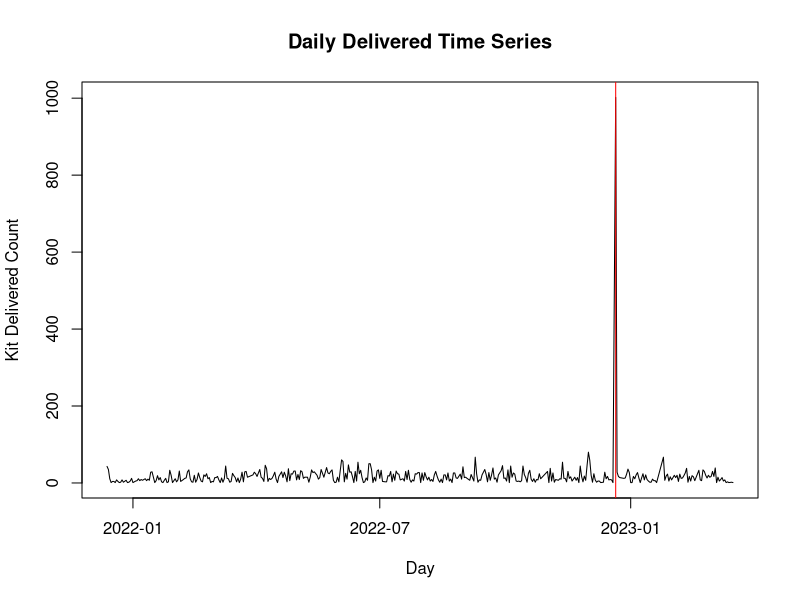
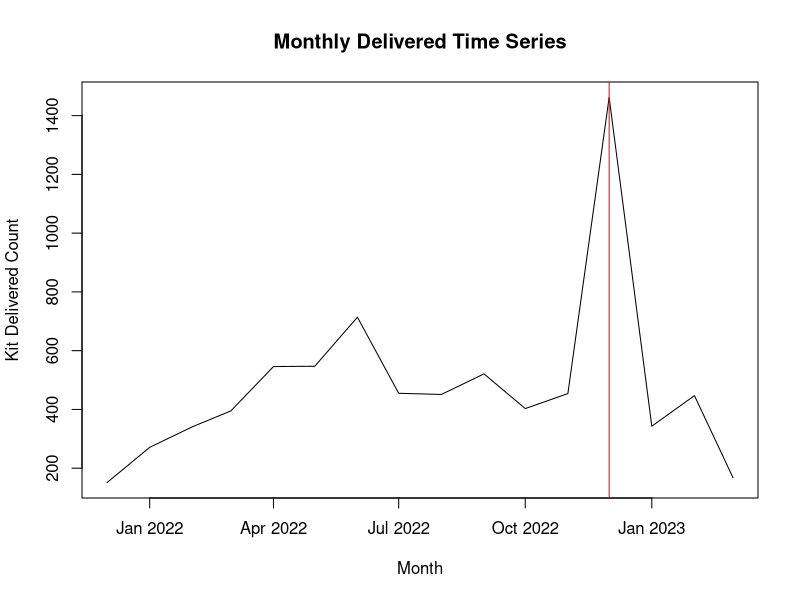
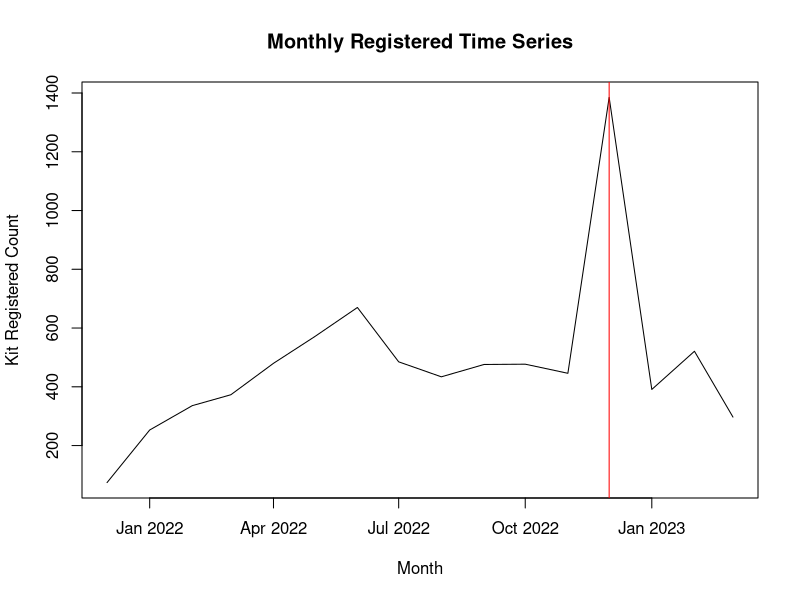
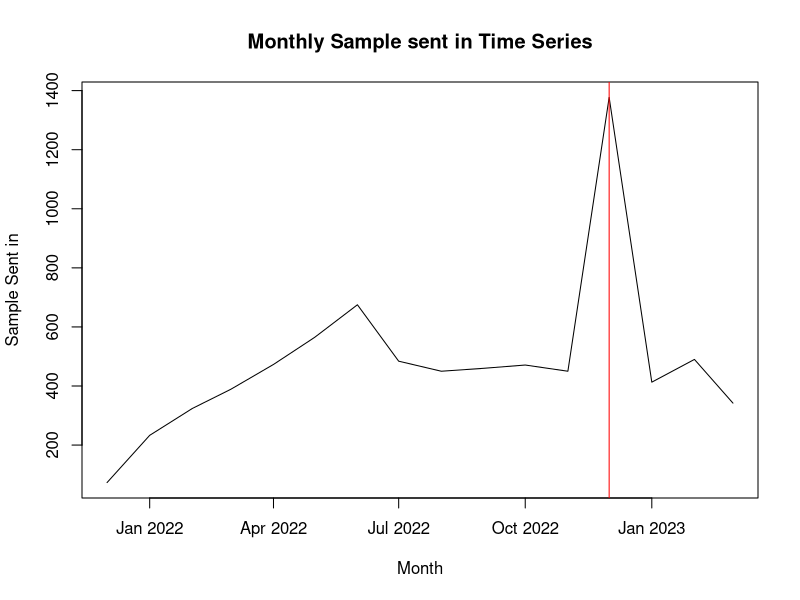
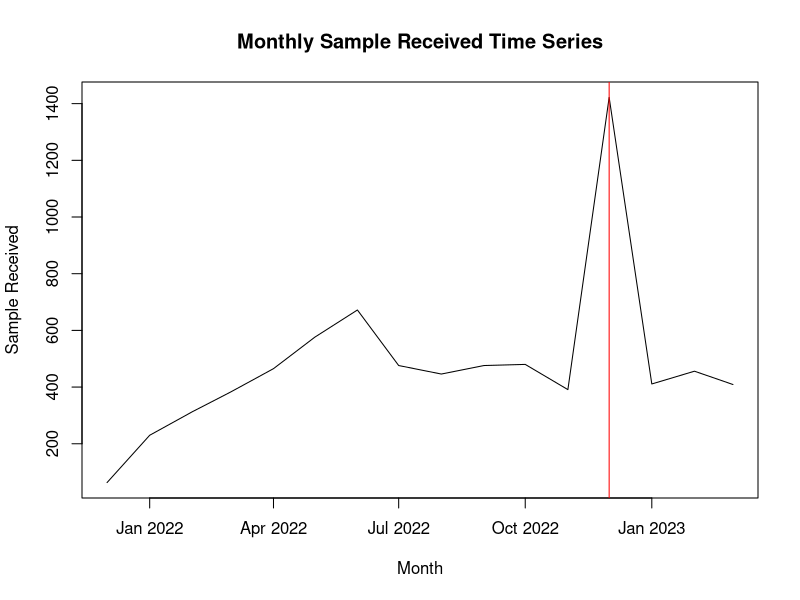
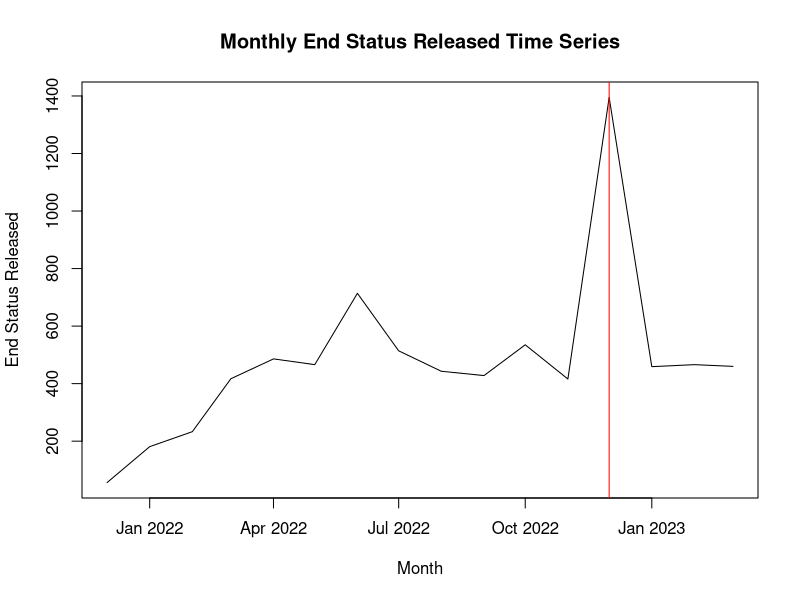

Recreate these plots in R, in order. (Note: this script raises an error after producing the figures.)
## ---- chunk 1
rm(list=ls())
cat("\014")

## ---- chunk 2
# load packages needed 
library(sqldf)
library(tidyverse)
library(ggplot2)
library(dplyr)
## ---- chunk 3
#read data frame 
spot_df <- read.csv("Spot Data.csv")
## ---- chunk 4
# change names with out dot

names(spot_df) <- c('Patient_ID','Patient_Zip','Patient_Age','Patient_Sex','Type_of_Kit',"Specimen_Type","Client_ID", "Datetime_Kit_Delivered","Datetime_Kit_Registered","Datetime_Sample_Sent_In","Datetime_Sample_Received","Datetime_of_End_Status","End_Status","Rejection_Reason")

## ---- chunk 5
#check general duplication
duplicated_rows <- duplicated(spot_df)
duplicated_rows <- spot_df[duplicated_rows,]

#remove exactly same rows 
spot_df_unique <- unique(spot_df)


#check same patient duplication
#duplicated_patient <- duplicated(spot_df$Patient.ID)
#duplicated_patient <- spot_df[duplicated_patient,]


## ---- chunk 6
# only keep rows with end_status are rejected, resulted and partially_resulted (for analyzing purpose)
spot_df_new <- subset(spot_df_unique, End_Status == "rejected" | End_Status == "resulted" | End_Status == "partially_resulted")

## ---- chunk 7
# convert end status variable into dummy
new1 <- spot_df_new
new1$End_Status <- ifelse(new1$End_Status == "resulted", 1, 0)

# calculate resulted rate for who purchased same test kit 
result_rates <- new1 %>%
  group_by(Patient_ID,Type_of_Kit) %>%
  summarize(result_rates = mean(End_Status))

# merge the rate back as a new variable in the df called "result_rates"
df_with_result_rates <- left_join(new1, result_rates, by = c("Patient_ID", "Type_of_Kit"))



## ---- chunk 8
# select all time related variables to create a new df
df_time_variables <- new1 %>%
  select(Patient_ID,
         Datetime_Kit_Delivered,
         Datetime_Kit_Registered,
         Datetime_Sample_Sent_In,
         Datetime_Sample_Received,
         Datetime_of_End_Status,
         End_Status
         )

# convert all time-related variavles as date
df_time_variables$Datetime_Kit_Delivered <- as.Date(df_time_variables$Datetime_Kit_Delivered)
df_time_variables$Datetime_Kit_Registered <- as.Date(df_time_variables$Datetime_Kit_Registered)
df_time_variables$Datetime_Sample_Sent_In <- as.Date(df_time_variables$Datetime_Sample_Sent_In)
df_time_variables$Datetime_Sample_Received <- as.Date(df_time_variables$Datetime_Sample_Received)
df_time_variables$Datetime_of_End_Status <- as.Date(df_time_variables$Datetime_of_End_Status)

#remove NA
df_time_variables <- na.omit(df_time_variables)


## ---- chunk 9
kit_delivered <- df_time_variables %>% 
  group_by(day = as.Date(Datetime_Kit_Delivered)) %>% 
  summarise(kit_delivered_count = n())

plot(kit_delivered$day, kit_delivered$kit_delivered_count, type = "l", xlab = "Day", ylab = "Kit Delivered Count", main = "Daily Delivered Time Series")

top_day <- kit_delivered$day[which.max(kit_delivered$kit_delivered_count)]

abline(v = top_day, col = "red")

## ---- chunk 10
#visual for kit delivered
kit_delivered <- df_time_variables %>% 
  group_by(month = lubridate::floor_date(Datetime_Kit_Delivered, "month")) %>% 
  summarise(kit_delivered_count = n())

plot(kit_delivered$month, kit_delivered$kit_delivered_count, type = "l", xlab = "Month", ylab = "Kit Delivered Count", main = "Monthly Delivered Time Series")

top_month <- kit_delivered$month[which.max(kit_delivered$kit_delivered_count)]

abline(v = top_month, col = "red")
## ---- chunk 11

#visual for kit registered
kit_registered <- df_time_variables %>% 
  group_by(month = lubridate::floor_date(Datetime_Kit_Registered, "month")) %>% 
  summarise(kit_registered_count = n())

plot(kit_registered$month, kit_registered$kit_registered_count, type = "l", xlab = "Month", ylab = "Kit Registered Count", main = "Monthly Registered Time Series")

top_month <- kit_registered$month[which.max(kit_registered$kit_registered_count)]

abline(v = top_month, col = "red")

## ---- chunk 12


#visual for sample sent monthly
sample_sent_in <- df_time_variables %>% 
  group_by(month = lubridate::floor_date(Datetime_Sample_Sent_In, "month")) %>% 
  summarise(sample_sent_in_count = n())

plot(sample_sent_in$month, sample_sent_in$sample_sent_in_count, type = "l", xlab = "Month", ylab = "Sample Sent in", main = "Monthly Sample sent in Time Series")

top_month <- sample_sent_in$month[which.max(sample_sent_in$sample_sent_in_count)]

abline(v = top_month, col = "red")

## ---- chunk 13

#visual for sample received
sample_received <- df_time_variables %>% 
  group_by(month = lubridate::floor_date(Datetime_Sample_Received, "month")) %>% 
  summarise(sample_received_count = n())

plot(sample_received$month, sample_received$sample_received_count, type = "l", xlab = "Month", ylab = "Sample Received", main = "Monthly Sample Received Time Series")

top_month <- sample_received$month[which.max(sample_received$sample_received_count)]

abline(v = top_month, col = "red")

## ---- chunk 14
#visual for end status

end_status_time <- df_time_variables %>% 
  group_by(month = lubridate::floor_date(Datetime_of_End_Status, "month")) %>% 
  summarise(end_status_time_count = n())

plot(end_status_time$month, end_status_time$end_status_time_count, type = "l", xlab = "Month", ylab = "End Status Released", main = "Monthly End Status Released Time Series")

top_month <- end_status_time$month[which.max(end_status_time$end_status_time_count)]

abline(v = top_month, col = "red")
## ---- chunk 15
# we might want to know the registered rate, sample sent back rate, sample received rate 
library(dplyr)

ratios <- spot_df %>%
  summarize(
    registered_rate = n_distinct(Datetime_Kit_Registered) / n_distinct(Datetime_Kit_Delivered),
    sent_back_rate = n_distinct(Datetime_Sample_Sent_In) / n_distinct(Datetime_Kit_Registered)
  )

ratios



## ---- chunk 16

# aggregate sales by month
new2$Datetime_Kit_Delivered <- as.Date(new2$Datetime_Kit_Delivered)

library(dplyr)
sales_monthly <- new2 %>% 
  group_by(month = lubridate::floor_date(Datetime_Kit_Delivered, "month")) %>% 
  summarise(sales_count = sum(End_Status))

# plot the time series
plot(sales_monthly$month, sales_monthly$sales_count, type = "l", xlab = "Month", ylab = "Sales Count", main = "Monthly Sales Time Series")

top_month <- new2$Datetime_Kit_Delivered[which.max(sales_monthly$sales_count)]



abline(v = top_month, col = "red")

## ---- chunk 17
duplicated_rows1 <- duplicated(new1)

duplicated_rows1 <- new1[duplicated_rows1,]
## ---- chunk 18
# Patient Age Frequency Distribution 

# Create a small data frame including min, mode, median and max age.
annotations <- data.frame(
  x = c(round(min(spot_df_new$Patient_Age), 2), round(mean(spot_df_new$Patient_Age), 2), round(max(spot_df_new$Patient_Age), 2),names(table(spot_df_new$Patient_Age))[which.max(table(spot_df_new$Patient_Age))]),
  y = c(round(min(spot_df_new$Patient_Age), 2), round(mean(spot_df_new$Patient_Age), 2), round(max(spot_df_new$Patient_Age), 2),names(table(spot_df_new$Patient_Age))[which.max(table(spot_df_new$Patient_Age))]),
  label = c("Min", "Mean", "Max", "Mode")
) 

#view(annotations)


g1 <- ggplot(spot_df_new, aes(x=Patient_Age)) +
  geom_histogram(binwidth = 5, fill="#69b3a2", color="#e9ecef") +
  geom_vline(aes(xintercept = mean(Patient_Age)), linetype="dashed")+
  annotate("text", x=18, y=0, size =4, label = "Min:18")+
  annotate("text", x=33, y=1700, size =4, label = "Mode:33")+
  annotate("text", x=43.51, y=1450, size =4, label = "Mean:43.51")+
  annotate("text", x=88.00, y=0, size =4, label = "Max:88.00")+
  theme_bw()+
  labs(x="Patient Age", y="Count")
  

g1


## ---- chunk 19
# convert end status as dummy variable, resulted = 1, rejected/partially_resulted = 0 

spot_df_new$End_Status <- ifelse(spot_df_new$End_Status == "resulted", 1, 0)

library(dplyr)

#t(t(names(spot_df_new)))

result_rates <- spot_df_new %>%
  group_by(Patient_ID, Type_of_Kit) %>%
  summarize(End_Status = mean(End_Status))

End_Status

## ---- chunk 20
unique_status <- df %>%
  distinct(`Patient.ID`, `End.Status`)


df_filtered <- df %>%
  group_by(`Patient.ID`, `Type.of.Kit`, `Client.ID`) %>%
  filter(n_distinct(`End.Status`) > 1)
## ---- chunk 21
# create a new df



new_df <- select (spot_df_new, Patient_ID, Type_of_Kit, End_Status)

new_df$End_Status <- ifelse(new_df$End_Status == "resulted", 1, 0)

result_rates <- new_df %>%
  group_by(Patient_ID,Type_of_Kit) %>%
  summarize(End_Status = sum(End_Status)/n())


## ---- chunk 22
install.packages("sqldf")
library(sqldf)

df <- sqld("
           select id,
           ")
